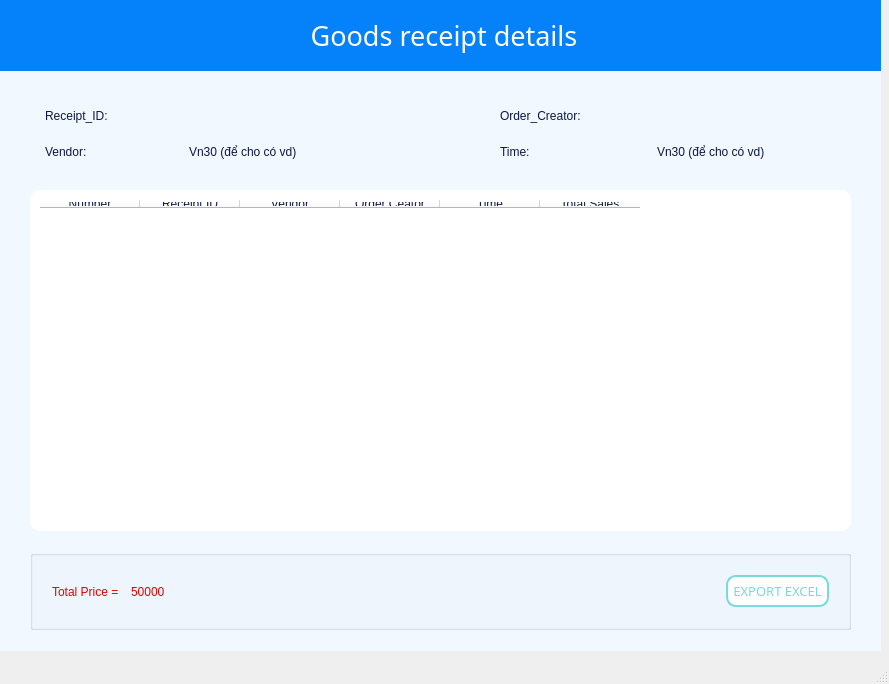
<?xml version="1.0" encoding="UTF-8"?>
<ui version="4.0">
 <class>MainWindowAddAdmin</class>
 <widget class="QMainWindow" name="MainWindowAddAdmin">
  <property name="geometry">
   <rect>
    <x>0</x>
    <y>0</y>
    <width>889</width>
    <height>684</height>
   </rect>
  </property>
  <property name="windowTitle">
   <string>Add new admin</string>
  </property>
  <widget class="QWidget" name="centralwidget">
   <widget class="QLabel" name="label_8">
    <property name="geometry">
     <rect>
      <x>0</x>
      <y>0</y>
      <width>881</width>
      <height>651</height>
     </rect>
    </property>
    <property name="styleSheet">
     <string notr="true">background-color: rgb(242, 248, 255);</string>
    </property>
    <property name="text">
     <string/>
    </property>
   </widget>
   <widget class="QLabel" name="label">
    <property name="geometry">
     <rect>
      <x>0</x>
      <y>0</y>
      <width>881</width>
      <height>71</height>
     </rect>
    </property>
    <property name="font">
     <font>
      <family>CocogooseProTrial Bold</family>
      <pointsize>20</pointsize>
      <weight>9</weight>
      <italic>false</italic>
      <bold>false</bold>
     </font>
    </property>
    <property name="styleSheet">
     <string notr="true">  background-color: #0581F9;
font: 75 20pt &quot;CocogooseProTrial Bold&quot;;
    padding: 5px;

	color: rgb(255, 255, 255);
</string>
    </property>
    <property name="text">
     <string>&lt;html&gt;&lt;head/&gt;&lt;body&gt;&lt;p align=&quot;center&quot;&gt;Goods receipt details&lt;/p&gt;&lt;/body&gt;&lt;/html&gt;</string>
    </property>
   </widget>
   <widget class="QGroupBox" name="horizontalGroupBox_3">
    <property name="geometry">
     <rect>
      <x>30</x>
      <y>550</y>
      <width>821</width>
      <height>80</height>
     </rect>
    </property>
    <layout class="QHBoxLayout" name="horizontalLayout_3">
     <property name="spacing">
      <number>9</number>
     </property>
     <property name="leftMargin">
      <number>19</number>
     </property>
     <property name="rightMargin">
      <number>19</number>
     </property>
     <item>
      <widget class="QLabel" name="label_12">
       <property name="styleSheet">
        <string notr="true">font: 63 14pt &quot;Montserrat SemiBold&quot;;
color: rgb(229, 0, 0);</string>
       </property>
       <property name="text">
        <string>Total Price = </string>
       </property>
      </widget>
     </item>
     <item>
      <widget class="QLabel" name="labelTotalPrice">
       <property name="styleSheet">
        <string notr="true">font: 81 14pt &quot;Montserrat ExtraBold&quot;;
color: rgb(229, 0, 0);</string>
       </property>
       <property name="text">
        <string>50000</string>
       </property>
      </widget>
     </item>
     <item>
      <spacer name="horizontalSpacer">
       <property name="orientation">
        <enum>Qt::Horizontal</enum>
       </property>
       <property name="sizeHint" stdset="0">
        <size>
         <width>40</width>
         <height>20</height>
        </size>
       </property>
      </spacer>
     </item>
     <item>
      <widget class="QPushButton" name="pushButtonExcel">
       <property name="font">
        <font>
         <family>Montserrat SemiBold</family>
         <pointsize>10</pointsize>
         <weight>7</weight>
         <italic>false</italic>
         <bold>false</bold>
        </font>
       </property>
       <property name="styleSheet">
        <string notr="true">QPushButton {
    background-color: #FFFFFF; /* Màu nền mặc định */
    border-radius: 10px; 
	border: 2px solid #79DADC;
    padding: 5px;
	color: #79DADC;
	font: 63 10pt &quot;Montserrat SemiBold&quot;;
}

QPushButton:hover {
    background-color: #79DADC; /* Màu khi di chuột */  
	color: #FFFFFF;
	border: 2px solid #FFFFFF;
}

QPushButton:pressed {
    background-color: #FFFFFF; /* Màu khi nhấn */
}

QPushButton:focus {
    background-color: #79DADC; /* Màu khi di chuột */  
	border:5px solid #B4EDEE;
	color: #FFFFFF;

}
</string>
       </property>
       <property name="text">
        <string>EXPORT EXCEL</string>
       </property>
       <property name="icon">
        <iconset>
         <normaloff>../../RESOURCE/ICON/exc.png</normaloff>../../RESOURCE/ICON/exc.png</iconset>
       </property>
       <property name="iconSize">
        <size>
         <width>30</width>
         <height>50</height>
        </size>
       </property>
      </widget>
     </item>
    </layout>
   </widget>
   <widget class="QWidget" name="gridLayoutWidget">
    <property name="geometry">
     <rect>
      <x>45</x>
      <y>100</y>
      <width>281</width>
      <height>67</height>
     </rect>
    </property>
    <layout class="QGridLayout" name="gridLayout">
     <item row="1" column="0">
      <widget class="QLabel" name="label_3">
       <property name="styleSheet">
        <string notr="true">color: rgb(14, 23, 67);
font: 57 10pt &quot;Montserrat Medium&quot;;</string>
       </property>
       <property name="text">
        <string>Vendor:</string>
       </property>
      </widget>
     </item>
     <item row="0" column="1">
      <widget class="QLabel" name="labelReceiptID">
       <property name="styleSheet">
        <string notr="true">color: rgb(14, 23, 67);
font: 57 12pt &quot;Montserrat Medium&quot;;</string>
       </property>
       <property name="text">
        <string/>
       </property>
      </widget>
     </item>
     <item row="1" column="1">
      <widget class="QLabel" name="labelVendor">
       <property name="styleSheet">
        <string notr="true">color: rgb(14, 23, 67);
font: 57 10pt &quot;Montserrat Medium&quot;;</string>
       </property>
       <property name="text">
        <string>Vn30 (để cho có vd)</string>
       </property>
      </widget>
     </item>
     <item row="0" column="0">
      <widget class="QLabel" name="label_2">
       <property name="styleSheet">
        <string notr="true">color: rgb(14, 23, 67);
font: 57 10pt &quot;Montserrat Medium&quot;;</string>
       </property>
       <property name="text">
        <string>Receipt_ID:</string>
       </property>
      </widget>
     </item>
    </layout>
   </widget>
   <widget class="QWidget" name="gridLayoutWidget_2">
    <property name="geometry">
     <rect>
      <x>500</x>
      <y>100</y>
      <width>308</width>
      <height>67</height>
     </rect>
    </property>
    <layout class="QGridLayout" name="gridLayout_2">
     <item row="1" column="0">
      <widget class="QLabel" name="label_4">
       <property name="styleSheet">
        <string notr="true">color: rgb(14, 23, 67);
font: 57 10pt &quot;Montserrat Medium&quot;;</string>
       </property>
       <property name="text">
        <string>Time:</string>
       </property>
      </widget>
     </item>
     <item row="1" column="1">
      <widget class="QLabel" name="labelTime">
       <property name="styleSheet">
        <string notr="true">color: rgb(14, 23, 67);
font: 57 10pt &quot;Montserrat Medium&quot;;</string>
       </property>
       <property name="text">
        <string>Vn30 (để cho có vd)</string>
       </property>
      </widget>
     </item>
     <item row="0" column="0">
      <widget class="QLabel" name="label_5">
       <property name="styleSheet">
        <string notr="true">color: rgb(14, 23, 67);
font: 57 10pt &quot;Montserrat Medium&quot;;</string>
       </property>
       <property name="text">
        <string>Order_Creator:</string>
       </property>
      </widget>
     </item>
     <item row="0" column="1">
      <widget class="QLabel" name="labelOrderCreator">
       <property name="styleSheet">
        <string notr="true">color: rgb(14, 23, 67);
font: 57 12pt &quot;Montserrat Medium&quot;;</string>
       </property>
       <property name="text">
        <string/>
       </property>
      </widget>
     </item>
    </layout>
   </widget>
   <widget class="QTableWidget" name="tableWidget">
    <property name="geometry">
     <rect>
      <x>30</x>
      <y>190</y>
      <width>821</width>
      <height>341</height>
     </rect>
    </property>
    <property name="toolTip">
     <string/>
    </property>
    <property name="styleSheet">
     <string notr="true">padding: 5px;
border-radius: 10px;
color: rgb(14, 23, 67);
background-color: rgb(255, 255, 255);
font: 57 10pt &quot;Montserrat Medium&quot;;</string>
    </property>
    <column>
     <property name="text">
      <string>Number</string>
     </property>
    </column>
    <column>
     <property name="text">
      <string>Receipt ID</string>
     </property>
    </column>
    <column>
     <property name="text">
      <string>Vendor</string>
     </property>
    </column>
    <column>
     <property name="text">
      <string>Order Ceator</string>
     </property>
    </column>
    <column>
     <property name="text">
      <string>Time</string>
     </property>
    </column>
    <column>
     <property name="text">
      <string>Total Sales</string>
     </property>
    </column>
   </widget>
  </widget>
  <widget class="QMenuBar" name="menubar">
   <property name="geometry">
    <rect>
     <x>0</x>
     <y>0</y>
     <width>889</width>
     <height>26</height>
    </rect>
   </property>
  </widget>
  <widget class="QStatusBar" name="statusbar"/>
 </widget>
 <resources/>
 <connections/>
</ui>
